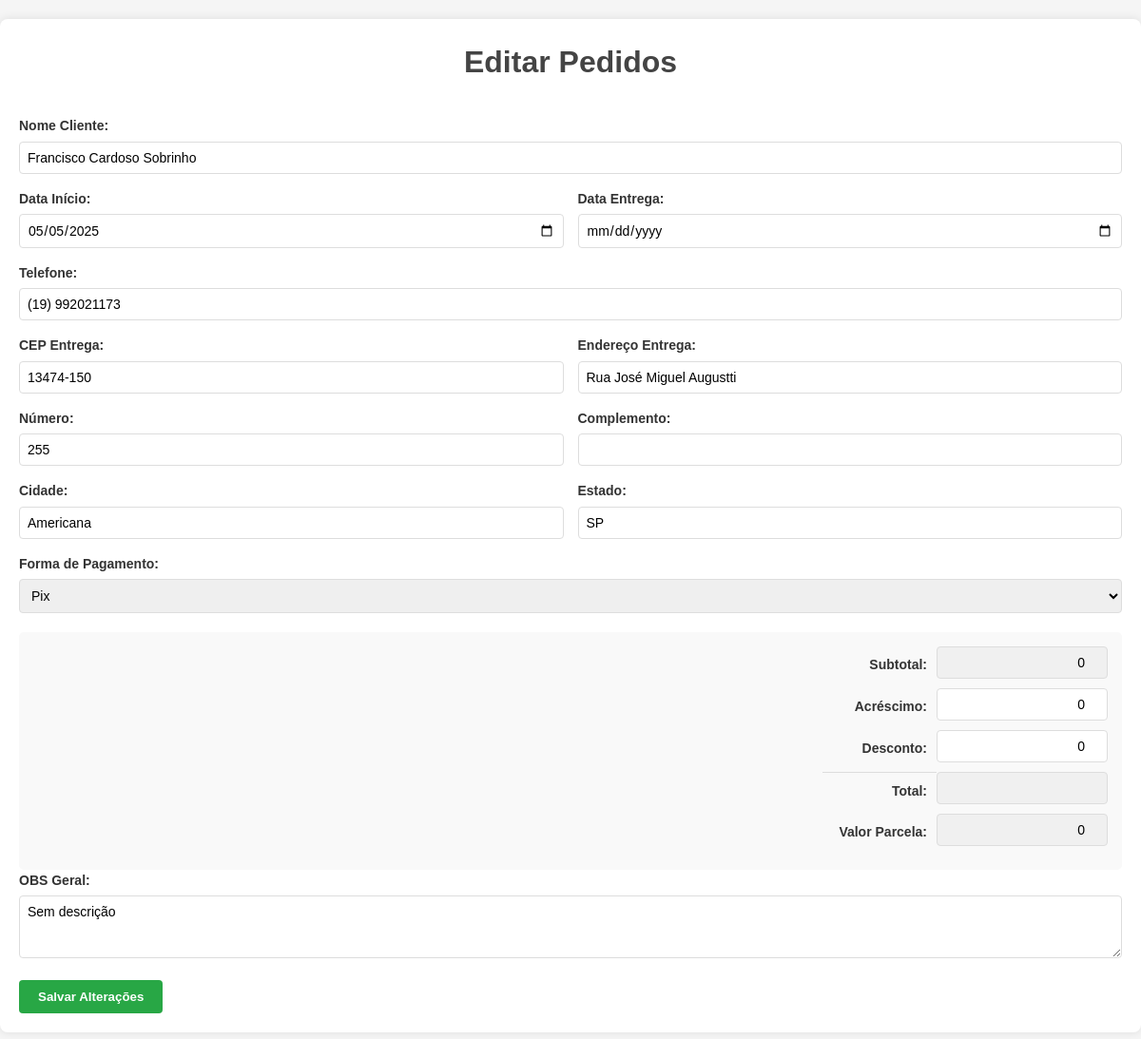
Screenshot of /editar_pedido/4/ with the database file from the repository.
### prime/models.py (models this page shows, shortened)
class Pedido(models.Model):
    cliente = models.ForeignKey('Cliente', on_delete=models.CASCADE)
    descricao = models.TextField(null=True, blank=True)
    data_pedido = models.DateField(null=True, blank=True)
    data_entrega = models.DateField(null=True, blank=True)
    forma_pagamento = models.CharField(
        max_length=20,
        choices=[
            ('pix', 'Pix'),
            ('dinheiro', 'Dinheiro'),
            ('debito', 'Cartão de Débito'),
            ('credito', 'Cartão de Crédito'),
        ],
        blank=True,
        null=True
    )
    parcelas = models.IntegerField(default=1)
    valor_total = models.DecimalField(max_digits=10, decimal_places=2, default=0.00)
    valor_parcela = models.DecimalField(max_digits=10, decimal_places=2, default=0.00)
    subtotal = models.DecimalField(max_digits=10, decimal_places=2, default=0.00)
    acrescimo = models.DecimalField(max_digits=10, decimal_places=2, default=0.00, blank=True, null=True)
    desconto = models.DecimalField(max_digits=10, decimal_places=2, default=0.00, blank=True, null=True)
    pedido_fechado = models.BooleanField(default=False)
    situacao = models.CharField(
        max_length=20,
        choices=[
            ('nao_iniciado', 'Não Iniciado'),
            ('em_andamento', 'Em Andamento'),
            ('finalizado', 'Finalizado'),
        ],
        default='nao_iniciado'
    )

class Cliente(models.Model):
    nome = models.CharField(max_length=100)
    cpf = models.CharField(max_length=14, unique=True, validators=[validate_cpf], blank=True,default="000.000.000-00")  # Define um valor padrão
    rg = models.CharField(max_length=12, unique=True, default="000000000")  # Define um valor padrão
    data_nascimento = models.DateField(default=datetime.date.today, null=True, blank=True) # rmato dd/mm/aaaa
    cep = models.CharField(max_length=9, default="00000-000")  # Define um valor padrão
    endereco = models.CharField(max_length=255, default="Não informado")  # Define um valor padrão
    numero = models.CharField(max_length=10, default="S/N")  # Define um valor padrão
    complemento = models.CharField(max_length=100, default="Nenhum")  # Define um valor padrão
    cidade = models.CharField(max_length=100, default="Desconhecida")  # Define um valor padrão
    estado = models.CharField(max_length=2, default="XX")  # Define um valor padrão
    telefone1 = models.CharField(max_length=15, blank=True, default="Não informado")  # Define um valor padrão
    telefone2 = models.CharField(max_length=15, blank=True, default="Não informado")  # Define um valor padrão
    email = models.EmailField(blank=True) ## Permitir valores nulos temporariamente
    historico_pedidos = models.TextField(blank=True, default="")  # Define um valor padrão

### prime/views.py (the view, shortened to what this page needs)
# urls.py: path('editar_pedido/<int:pedido_id>/', views.editar_pedido, name='editar_pedido'),
def editar_pedido(request, pedido_id):
    pedido = get_object_or_404(Pedido, id=pedido_id)
    context = {
        'pedido': pedido,
        'nomeCliente': pedido.cliente.nome,
    }
    return render(request, 'prime/editar_pedido.html', context)

### prime/templates/prime/editar_pedido.html (shortened to what this page needs)
<!DOCTYPE html>
<html lang="pt-br">
<head>
</head>
<body>
    <main>
        <h1>Editar Pedidos</h1>
        <form method="post">
            <div class="form-row">
                <div class="form-group">
                    <label for="nomeCliente">Nome Cliente:</label>
                    <input type="text" id="nomeCliente" name="nomeCliente" value="{{ pedido.cliente.nome }}" required>
                </div>
            </div>
            <div class="form-row">
                <div class="form-group">
                    <label for="dataInicio">Data Início:</label>
                    <input type="date" id="dataInicio" name="dataInicio" value="{{ pedido.data_pedido|date:'Y-m-d' }}">
                </div>
                <div class="form-group">
                    <label for="dataEntrega">Data Entrega:</label>
                    <input type="date" id="dataEntrega" name="dataEntrega" value="{{ pedido.data_entrega|date:'Y-m-d' }}">
                </div>
            </div>
            <div class="form-row">
                <div class="form-group">
                    <label for="telefone">Telefone:</label>
                    <input type="text" id="telefone" name="telefone" value="{{ pedido.cliente.telefone1 }}">
                </div>
            </div>
            <div class="form-row">
                <div class="form-group">
                    <label for="cepEntrega">CEP Entrega:</label>
                    <input type="text" id="cepEntrega" name="cepEntrega" value="{{ pedido.cliente.cep }}">
                </div>
                <div class="form-group">
                    <label for="enderecoEntrega">Endereço Entrega:</label>
                    <input type="text" id="enderecoEntrega" name="enderecoEntrega" value="{{ pedido.cliente.endereco }}">
                </div>
            </div>
            <div class="form-row">
                <div class="form-group">
                    <label for="numeroEntrega">Número:</label>
                    <input type="text" id="numeroEntrega" name="numeroEntrega" value="{{ pedido.cliente.numero }}">
                </div>
                <div class="form-group">
                    <label for="complementoEntrega">Complemento:</label>
                    <input type="text" id="complementoEntrega" name="complementoEntrega" value="{{ pedido.cliente.complemento }}">
                </div>
            </div>
            <div class="form-row">
                <div class="form-group">
                    <label for="cidadeEntrega">Cidade:</label>
                    <input type="text" id="cidadeEntrega" name="cidadeEntrega" value="{{ pedido.cliente.cidade }}">
                </div>
                <div class="form-group">
                    <label for="estadoEntrega">Estado:</label>
                    <input type="text" id="estadoEntrega" name="estadoEntrega" value="{{ pedido.cliente.estado }}">
                </div>
            </div>
            <div class="form-row">
                <div class="form-group">
                    <label for="formaPagamento">Forma de Pagamento:</label>
                    <select id="formaPagamento" name="formaPagamento" required>
                        <option value="pix" {% if pedido.forma_pagamento == 'pix' %}selected{% endif %}>Pix</option>
                    </select>
                </div>
            </div>
            <div class="financial-section">
                <div class="financial-row">
                    <div class="financial-label">Subtotal:</div>
                    <div class="financial-input">
                        <input type="number" step="0.01" name="subtotal" value="{{ pedido.subtotal|default:0 }}" readonly>
                    </div>
                </div>
                <div class="financial-row">
                    <div class="financial-label">Acréscimo:</div>
                    <div class="financial-input">
                        <input type="number" step="0.01" name="acrescimo" value="{{ pedido.acrescimo|default:0 }}">
                    </div>
                </div>
                <div class="financial-row">
                    <div class="financial-label">Desconto:</div>
                    <div class="financial-input">
                        <input type="number" step="0.01" name="desconto" value="{{ pedido.desconto|default:0 }}">
                    </div>
                </div>
                <div class="financial-row">
                    <div class="financial-label financial-total">Total:</div>
                    <div class="financial-input">
                        <input type="number" step="0.01" name="valorTotal" value="{{ pedido.valor_total|default:0 }}" readonly>
                    </div>
                </div>
                <div class="financial-row">
                    <div class="financial-label">Valor Parcela:</div>
                    <div class="financial-input">
                        <input type="number" step="0.01" name="valorParcela" value="{{ pedido.valor_parcela|default:0 }}" readonly>
                    </div>
                </div>
            </div>
            <div class="form-row">
                <div class="form-group">
                    <label for="obsGeral">OBS Geral:</label>
                    <textarea id="obsGeral" name="obsGeral" rows="3">{{ pedido.descricao }}</textarea>
                </div>
            </div>
            <button type="submit">Salvar Alterações</button>
        </form>
    </main>
</body>
</html>

### prime/templates/prime/editar_pedido.html (style rules this page uses)
* { margin: 0; padding: 0; box-sizing: border-box; font-family: Arial, sans-serif; }
body { background-color: #f5f5f5; color: #333; line-height: 1.6; }
main { max-width: 1200px; margin: 20px auto; padding: 20px; background-color: #fff; border-radius: 8px; box-shadow: 0 0 10px rgba(0,0,0,0.1); }
h1 { text-align: center; margin-bottom: 30px; color: #444; }
.form-row { display: flex; gap: 15px; margin-bottom: 15px; }
.form-group { flex: 1; }
.form-group label { display: block; margin-bottom: 5px; font-weight: bold; font-size: 14px; }
.form-group input, .form-group select, .form-group textarea { width: 100%; padding: 8px; border: 1px solid #ddd; border-radius: 4px; font-size: 14px; }
button { padding: 10px 20px; border: none; border-radius: 4px; cursor: pointer; font-weight: bold; }
button[type="submit"] { background-color: #28a745; color: white; }
.financial-section { background-color: #f9f9f9; padding: 15px; border-radius: 5px; margin-top: 20px; }
.financial-row { display: flex; justify-content: flex-end; margin-bottom: 10px; }
.financial-label { width: 120px; padding: 8px 10px 0 0; text-align: right; font-weight: bold; font-size: 14px; }
.financial-input { width: 180px; }
.financial-input input { width: 100%; padding: 8px; border: 1px solid #ddd; border-radius: 4px; font-size: 14px; text-align: right; }
.financial-input input[readonly] { background-color: #f0f0f0; }
.financial-total { border-top: 1px solid #ddd; padding-top: 8px; font-weight: bold; }

### rows the page displays
Pedido: nomeCliente "Francisco Cardoso Sobrinho", dataInicio "05/05/2025", telefone "(19) 992021173", cepEntrega "13474-150", enderecoEntrega "Rua José Miguel Augustti", numeroEntrega "255", cidadeEntrega "Americana", estadoEntrega "SP", formaPagamento "Pix", subtotal "0", acrescimo "0", desconto "0", valorParcela "0", obsGeral "Sem descrição"
